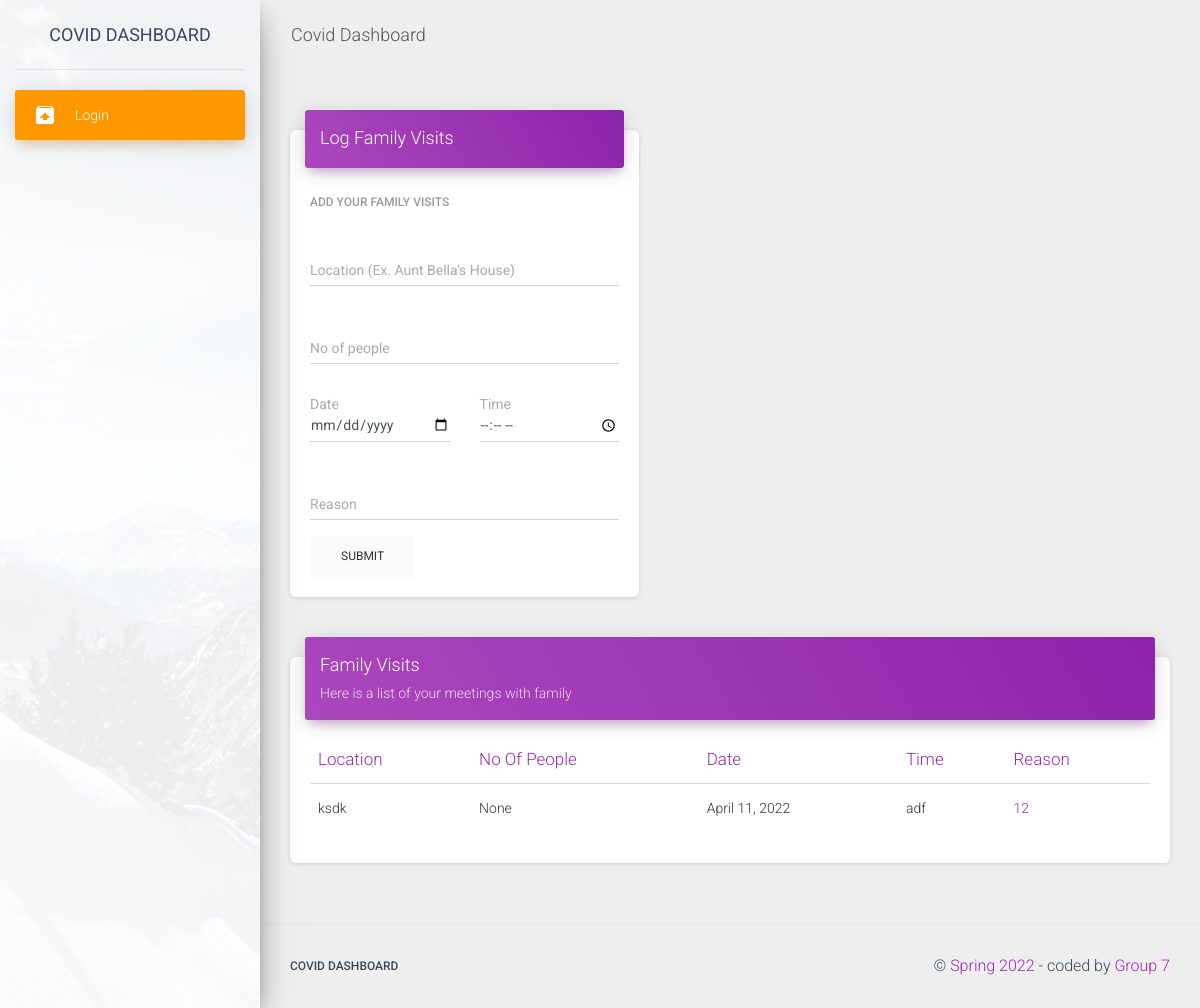
The page /family on the database its author committed.
### apps/home/models.py (models this page shows, shortened)
class FamilyVisit(models.Model):
    location = models.CharField('location', max_length=120)
    noofpeople = models.CharField(
        'No of people', max_length=500, blank=True, null=True)
    date = models.DateField('date', blank=True, null=True)
    time = models.CharField('time', max_length=500, blank=True, null=True)
    reason = models.CharField('reason', max_length=500, blank=True, null=True)
    user = models.IntegerField('id', max_length=500, blank=True, null=True)

### apps/home/views.py (the view, shortened to what this page needs)
# urls.py: path('family', views.family_visits, name='family'),
def family_visits(request):
    form = FamilyVisitsForm(request.POST)
    load_template = request.path.split('/')[-1] + '.html'
    visits = FamilyVisit.objects.filter(user=request.user.id)
    submitted = False
    html_template = loader.get_template('home/' + load_template)
    context = {
        'form': form,
        'success': submitted,
        'visits': visits,
        'segment': 'family',
    }
    return HttpResponse(html_template.render(context, request))

### apps/home/forms.py
class FamilyVisitsForm(ModelForm):
    location = forms.CharField(
        widget=forms.TextInput(
            attrs={
                "class": "form-control"
            }
        ))
    Noofpeople = forms.CharField(
        widget=forms.TextInput(
            attrs={
                "class": "form-control"
            }
        ),
        required=False)
    date = forms.DateField(
        widget=forms.DateInput(
            attrs={
                "type": "date",
                "class": "form-control"
            }
        ),
        required=False)
    time = forms.CharField(
        widget=forms.TextInput(
            attrs={
                "type": "time",
                "class": "form-control"
            }
        ),
        required=False)
    reason = forms.CharField(
        widget=forms.TextInput(
            attrs={
                "class": "form-control"
            }
        ),
        required=False)
    class Meta:
        model = FamilyVisit
        fields = ('location', 'Noofpeople', 'date', 'time', 'reason')

### apps/templates/home/family.html (shortened to what this page needs)
{% extends "layouts/base.html" %} {% block title %} Family Visits {% endblock %}
{% block stylesheets %}{% endblock stylesheets %} {% block content %}
<div class="row">
	<div class="col-md-5">
		<div class="card">
			<div class="card-header card-header-primary">
				<h4 class="card-title">Log Family Visits</h4>
			</div>
			<div class="card-body">
				<h6 class="card-category">
					{% if msg %}
					<span class="text-danger">{{ msg | safe }}</span>
					{% else %} Add your family visits {% endif %}
				</h6>
				<br />
				<form role="form" method="post" action="">
					<div class="row">
						<div class="col-md-12">
							<div class="form-group">
								<label class="bmd-label-floating">Location (Ex. Aunt Bella's House)</label>
								{{ form.location }}
							</div>
						</div>
					</div>
					<br />
					<div class="row">
						<div class="col-md-12">
							<div class="form-group">
								<label class="bmd-label-floating">No of people</label>
								{{ form.Noofpeople }}
							</div>
						</div>
					</div>
					<br />
					<div class="row">
						<div class="col-md-6">
							<div class="form-group">
								<label>Date</label>
								{{ form.date }}
							</div>
						</div>
						<div class="col-md-6">
							<div class="form-group">
								<label>Time</label>
								{{ form.time }}
							</div>
						</div>
					</div>
					<br />
					<div class="row">
						<div class="col-md-12">
							<div class="form-group">
								<label class="bmd-label-floating">Reason</label>
								{{ form.reason }}
							</div>
						</div>
					</div>
					<input type="submit" value="Submit" class="btn btn-secondary" />
				</form>
			</div>
		</div>
	</div>
</div>
<div class="row">
	<div class="col-md-12">
		<div class="card">
			<div class="card-header card-header-primary">
				<h4 class="card-title">Family Visits</h4>
				<p class="card-category">Here is a list of your meetings with family</p>
			</div>
			<div class="card-body">
				<div class="table-responsive">
					<table class="table">
						<thead class="text-primary">
							<th>Location</th>
							<th>No Of People</th>
							<th>Date</th>
							<th>Time</th>
							<th>Reason</th>
						</thead>
						<tbody>
							{% for visit in visits %}
							<tr>
								<td>{{visit.location}}</td>
								<td>{{visit.noofpeople}}</td>
								<td>{{visit.date}}</td>
								<td>{{visit.time}}</td>
								<td class="text-primary">{{visit.reason}}</td>
							</tr>
							{%endfor%}
						</tbody>
					</table>
				</div>
			</div>
		</div>
	</div>
</div>
{% endblock content %}

### rows shown on the page
FamilyVisit: location "ksdk", noofpeople "None", date "April 11, 2022", time "adf", reason "12"
